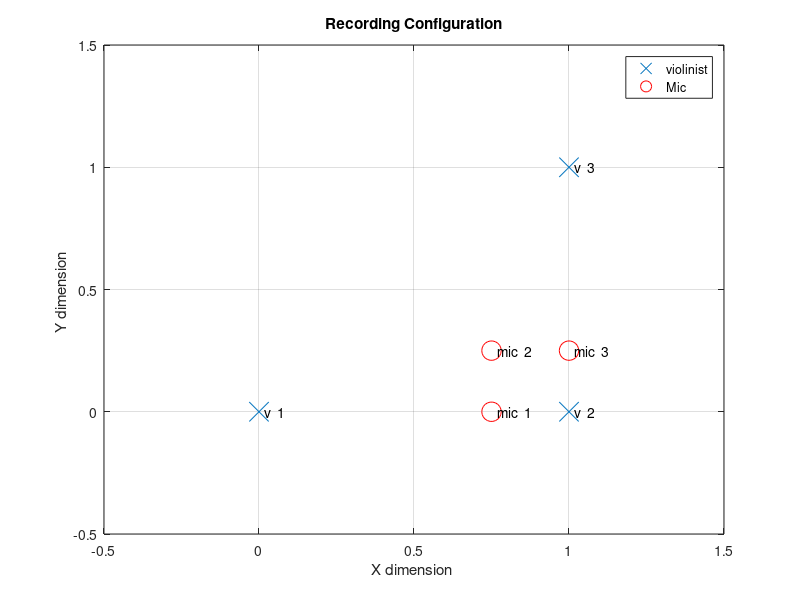

The MATLAB source for this figure:
%% Clear all the data
clear all; close all; clc;

% Load the data
load data
 
% Plot
plot(violinist(1,:), violinist(2,:), 'x', 'MarkerSize', 14)
grid on; hold on;; axis([-.5 1.5 -.5 1.5])
text(violinist(1,1), violinist(2,1), '  v  1'); 
text(violinist(1,2), violinist(2,2), '  v  2');
text(violinist(1,3), violinist(2,3), '  v  3');

plot(mic(1,:), mic(2,:), 'ro', 'MarkerSize', 14)
legend('violinist', 'Mic')
text(mic(1,1), mic(2,1), '  mic  1'); 
text(mic(1,2), mic(2,2), '  mic  2');
text(mic(1,3), mic(2,3), '  mic  3');
title('Recording Configuration')
xlabel('X dimension ')
ylabel('Y dimension ')

%% Your Code here

hold on
for i=1:3,
    for j=1:3,
        %subplot(3, 3, (i - 1) * 3 + j);
        xc = xcorr(cleanSignals(:,j), mixedSignals(:,i));
        %plot(xc);
        [y, idx] = max(xc);
        disp(sprintf('index of max in xcorr for mixed signal %d and clean signal %d is %d', j, i, idx));
    end
end

% output:
% index of max in xcorr for mixed signal 1 and clean signal 1 is 132197
% index of max in xcorr for mixed signal 2 and clean signal 1 is 132254
% index of max in xcorr for mixed signal 3 and clean signal 1 is 132197
% index of max in xcorr for mixed signal 1 and clean signal 2 is 132203
% index of max in xcorr for mixed signal 2 and clean signal 2 is 132267
% index of max in xcorr for mixed signal 3 and clean signal 2 is 132167
% index of max in xcorr for mixed signal 1 and clean signal 3 is 132167
% index of max in xcorr for mixed signal 2 and clean signal 3 is 132267
% index of max in xcorr for mixed signal 3 and clean signal 3 is 132203
%
% In this case, the lag at which the cross-correlation of a clean signal
% and a mixed signal is maximized denotes the time it took for the sound
% from the violinist playing that clean signal to get to that microphone.
%
% mixed signal 1 receives clean signal 3 first, then clean signal 1, then
% clean signal 2
%
% mixed signal 2 receives clean signal 1, then clean signal 2 and 3
% simultaneously
%
% mixed signal 3 receives clean signal 2 first, then clean signal 1, then
% clean signal 3.

% We can therefore determine that mixed signal 1 comes from the microphone
% closest to the violinist playing clean signal 3, mixed signal 2 comes
% from the the middle microphone (closest to the middle violinist, who is 
% playing clean signal 1), and mixed signal 3 comes from the microphone
% closest to the violinist playing clean signal 2. Because the layout is
% symmetric, I can't say which of the outer violinists was playing clean
% signals 2 or 3.